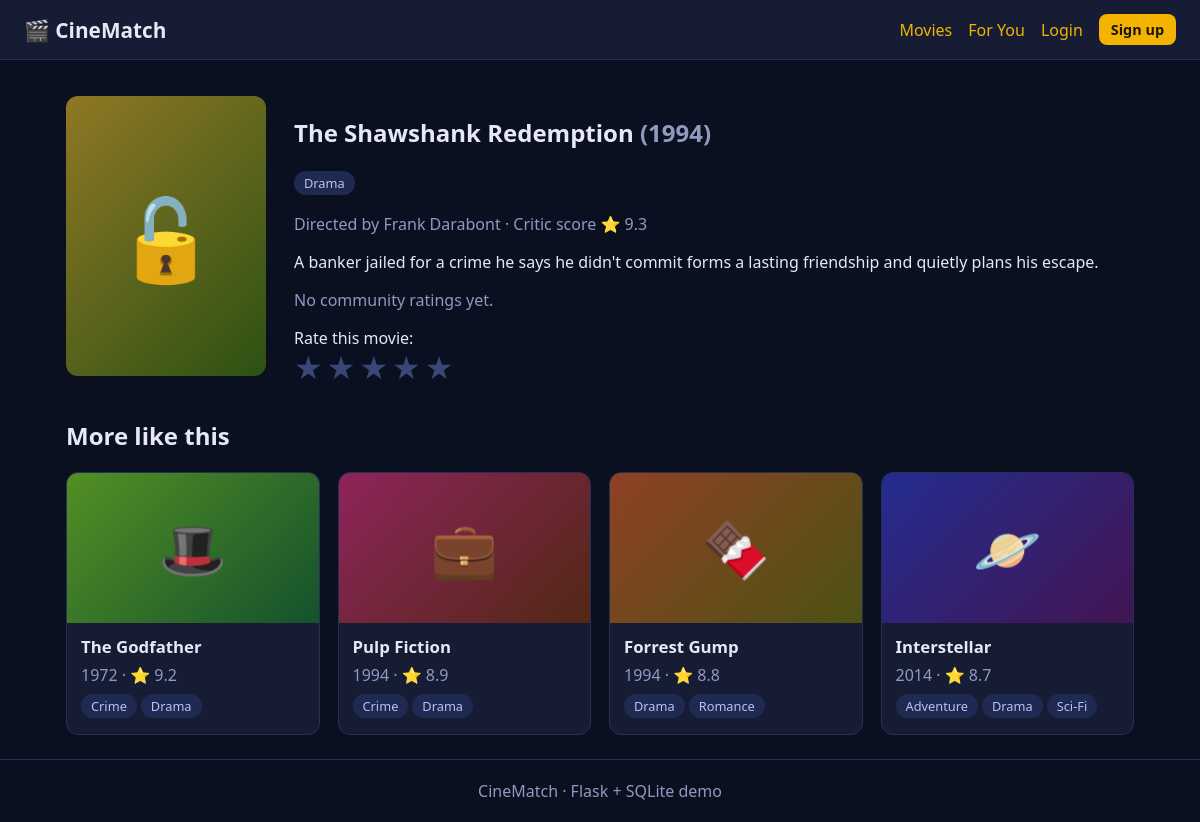
/movie/1, run on the app's committed database.
### tables this page shows
CREATE TABLE movies (
            id INTEGER PRIMARY KEY AUTOINCREMENT,
            title TEXT NOT NULL, year INTEGER, genres TEXT NOT NULL,
            score REAL, director TEXT, description TEXT, emoji TEXT);

### app.py (the view, shortened to what this page needs)
@app.route("/movie/<int:movie_id>", methods=["GET", "POST"])
def movie_details(movie_id):
    db = get_db()
    movie = db.execute("SELECT * FROM movies WHERE id = ?", (movie_id,)).fetchone()
    if movie is None:
        return render_template("movies.html", movies=[], genres=all_genres(), q="", genre=""), 404
    stats = db.execute("SELECT AVG(rating) AS avg, COUNT(*) AS n FROM ratings WHERE movie_id = ?",
                       (movie_id,)).fetchone()
    my_rating = None
    if "user_id" in session:
        row = db.execute("SELECT rating FROM ratings WHERE user_id = ? AND movie_id = ?",
                         (session["user_id"], movie_id)).fetchone()
        my_rating = row["rating"] if row else None
    first_genre = movie["genres"].split(",")[0]
    similar = db.execute(
        "SELECT * FROM movies WHERE id != ? AND (',' || genres || ',') LIKE ? "
        "ORDER BY score DESC LIMIT 4", (movie_id, f"%,{first_genre},%")).fetchall()
    return render_template("movie-details.html", movie=movie, stats=stats,
                           my_rating=my_rating, similar=similar)

### app.py (called while the page is built)
def get_db():
    if "db" not in g:
        g.db = sqlite3.connect(app.config["DB_PATH"])
        g.db.row_factory = sqlite3.Row
    return g.db

@app.context_processor
def inject_user():
    return {"current_user": session.get("username")}

@app.template_filter("genre_list")
def genre_list(value):
    return [g.strip() for g in value.split(",")]

### templates/movie-details.html (shortened to what this page needs)
{% extends "base.html" %}
{% from "base.html" import card %}
{% block content %}
<article class="details">
  <div class="poster big" style="--h: {{ (movie['id'] * 47) % 360 }}">{{ movie['emoji'] }}</div>
  <div>
    <h1>{{ movie['title'] }} <span class="muted">({{ movie['year'] }})</span></h1>
    <p>{% for g in movie['genres']|genre_list %}<span class="chip">{{ g }}</span>{% endfor %}</p>
    <p class="muted">Directed by {{ movie['director'] }} · Critic score ⭐ {{ movie['score'] }}</p>
    <p>{{ movie['description'] }}</p>
    <p class="muted">
      {% if stats['n'] %}Community rating: {{ '%.1f'|format(stats['avg']) }}/5 ({{ stats['n'] }} rating{{ 's' if stats['n'] != 1 }})
      {% else %}No community ratings yet.{% endif %}
    </p>
    <form method="post" class="rate">
      <label>{{ 'Your rating:' if my_rating else 'Rate this movie:' }}</label>
      <div class="stars">
        {% for i in range(1, 6) %}
          <button type="submit" name="rating" value="{{ i }}" class="star {{ 'on' if my_rating and i <= my_rating }}" title="{{ i }} star{{ 's' if i > 1 }}">★</button>
        {% endfor %}
      </div>
    </form>
  </div>
</article>
{% if similar %}
<h2>More like this</h2>
<div class="grid">{% for m in similar %}{{ card(m) }}{% endfor %}</div>
{% endif %}
{% endblock %}

### templates/base.html (shortened to what this page needs)
{% macro card(m) %}
<a class="card" href="{{ url_for('movie_details', movie_id=m['id']) }}" data-title="{{ m['title']|lower }}">
  <div class="poster" style="--h: {{ (m['id'] * 47) % 360 }}">{{ m['emoji'] }}</div>
  <div class="card-body">
    <h3>{{ m['title'] }}</h3>
    <p class="muted">{{ m['year'] }} · ⭐ {{ m['score'] }}</p>
    <p>{% for g in m['genres']|genre_list %}<span class="chip">{{ g }}</span>{% endfor %}</p>
  </div>
</a>
{% endmacro %}
<!DOCTYPE html>
<html lang="en">
<head>
  <link rel="stylesheet" href="{{ url_for('static', filename='css/style.css') }}">
</head>
<body>
  <header class="nav">
    <a class="brand" href="{{ url_for('index') }}">🎬 CineMatch</a>
    <nav>
      <a href="{{ url_for('movies') }}">Movies</a>
      <a href="{{ url_for('recommendations') }}">For You</a>
      {% if current_user %}
        <span class="muted">Hi, {{ current_user }}</span>
        <a href="{{ url_for('logout') }}">Logout</a>
      {% else %}
        <a href="{{ url_for('login') }}">Login</a>
        <a class="btn small" href="{{ url_for('register') }}">Sign up</a>
      {% endif %}
    </nav>
  </header>
  <main class="container">
    {% block content %}{% endblock %}
  </main>
  <footer class="footer">CineMatch · Flask + SQLite demo</footer>
</body>
</html>

### static/css/style.css (style rules this page uses)
:root { --bg:#0b1020; --panel:#151c34; --line:#25305a; --text:#e6e9f5; --muted:#8f9abf; --accent:#f5b301; --ok:#22c55e; --err:#ef4444; }
* { box-sizing: border-box; }
body { margin:0; font-family: "Segoe UI", system-ui, Arial, sans-serif; background:var(--bg); color:var(--text); min-height:100vh; display:flex; flex-direction:column; }
a { color:var(--accent); text-decoration:none; }
.container { flex:1; width:100%; max-width:1100px; margin:0 auto; padding:24px 16px; }
.muted { color:var(--muted); }
.nav { display:flex; justify-content:space-between; align-items:center; padding:14px 24px; background:var(--panel); border-bottom:1px solid var(--line); position:sticky; top:0; z-index:5; flex-wrap:wrap; gap:8px; }
.nav nav { display:flex; gap:16px; align-items:center; }
.brand { font-size:1.3rem; font-weight:700; color:var(--text); }
.btn { background:var(--accent); color:#1a1300; border:0; padding:10px 18px; border-radius:8px; font-weight:600; cursor:pointer; font-size:1rem; }
.btn.small { padding:6px 12px; font-size:.9rem; }
.grid { display:grid; grid-template-columns:repeat(auto-fill, minmax(200px, 1fr)); gap:18px; }
.card { background:var(--panel); border:1px solid var(--line); border-radius:12px; overflow:hidden; color:var(--text); transition:transform .15s, border-color .15s; }
.card-body { padding:12px 14px 14px; }
.card-body h3 { margin:0 0 4px; font-size:1.05rem; }
.card-body p { margin:6px 0 0; }
.poster { height:150px; display:flex; align-items:center; justify-content:center; font-size:3.4rem; background:linear-gradient(135deg, hsl(var(--h) 60% 35%), hsl(calc(var(--h) + 50) 60% 20%)); }
.poster.big { height:280px; width:200px; border-radius:12px; font-size:5rem; flex-shrink:0; }
.chip { display:inline-block; padding:3px 10px; margin:2px 4px 2px 0; border-radius:20px; background:#1f2a52; color:#b8c3ee; font-size:.8rem; }
.details { display:flex; gap:28px; margin:12px 0 32px; flex-wrap:wrap; }
.stars { display:flex; gap:4px; }
.star { background:none; border:0; font-size:2rem; color:#3a4677; cursor:pointer; padding:0; }
.footer { text-align:center; color:var(--muted); padding:20px; border-top:1px solid var(--line); }

### data on the page
movies: emoji "🔓", title "The Shawshank Redemption", year "1994", genres "Drama", director "Frank Darabont", score "9.3", description "A banker jailed for a crime he says he didn't commit forms a lasting friendship and quietly plans his escape."
movies: {{ (m['id'] * 47) % 360 }} 94 (drawn), emoji "🎩", title "The Godfather", year "1972", score "9.2", genre_list "Crime" "Drama"
movies: {{ (m['id'] * 47) % 360 }} 329 (drawn), emoji "💼", title "Pulp Fiction", year "1994", score "8.9", genre_list "Crime" "Drama"
movies: {{ (m['id'] * 47) % 360 }} 16 (drawn), emoji "🍫", title "Forrest Gump", year "1994", score "8.8", genre_list "Drama" "Romance"
movies: {{ (m['id'] * 47) % 360 }} 235 (drawn), emoji "🪐", title "Interstellar", year "2014", score "8.7", genre_list "Adventure" "Drama" "Sci-Fi"

### other printed values
{{ 'Your rating:' if my_rating else 'Rate this movie:' }} "Rate this movie:"
